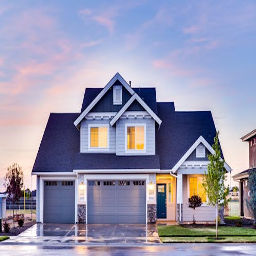
#> input picture resources/input1.jpg, 256 x 256 px
$ python FourierTransform.py
#> lines starting #> are read from the running program, lines starting #| are printed output that depends on the picture
import numpy as np
import os
import cv2 as cv2
import matplotlib.pyplot as plt
input_path = os.path.join("resources", "input1.jpg")

output_path = os.path.join(os.getcwd(), "results")
os.makedirs(output_path, exist_ok=True)

image = cv2.imread(input_path ,0)
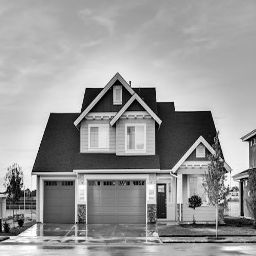
#> image: shape (256, 256); min 0, max 255, mean 152.3


def fourier_transform(image):
    """Perform the Fourier transform on the image."""
    f_transform = np.fft.fft2(image)
    f_shift = np.fft.fftshift(f_transform)
    return f_shift

def apply_gaussian_filter(f_shift, sigma=30):
    """Apply a Gaussian filter to the Fourier-transformed image."""
    rows, cols = f_shift.shape
    crows, ccol = rows // 2, cols // 2

    # Create Gaussian Mask
    x = np.linspace(-ccol, ccol, cols)
    y = np.linspace(-crows, crows, rows)
    x, y = np.meshgrid(x, y)

    gaussian_filter = np.exp(-(x**2 + y**2) / (2 * sigma**2))

    # Apply Gaussian filter
    f_shift_filtered = f_shift * gaussian_filter
    return f_shift_filtered, gaussian_filter

def inverse_fourier_transform(f_shift_filtered):
    """Apply the inverse Fourier transform to get the image back."""
    f_ishift = np.fft.ifftshift(f_shift_filtered)
    img_back = np.fft.ifft2(f_ishift)
    img_back = np.abs(img_back)
    return img_back

def remove_gaussian_filter(f_shift_filtered, gaussian_filter):
    """Remove the Gaussian filter from the Fourier-transformed image."""
    epsilon = 1e-10
    f_shift_recovered = f_shift_filtered / (gaussian_filter + epsilon)
    return f_shift_recovered

def display_images(original, magnitude_spectrum, filtered_image, recovered_image):
    """Display the original, filtered, and recovered images."""
    plt.figure(figsize=(12, 6))

    # Original Image
    plt.subplot(131)
    plt.imshow(original, cmap='gray')
    plt.title('Original Image')
    plt.axis('off')

    # Magnitude Spectrum after applying Gaussian filter
    plt.subplot(132)
    plt.imshow(magnitude_spectrum, cmap='gray')
    plt.title('Filtered Magnitude Spectrum')
    plt.axis('off')

    # Image after applying inverse Fourier Transform
    plt.subplot(133)
    plt.imshow(filtered_image, cmap='gray')
    plt.title('Gaussian Filtered Image')
    plt.axis('off')

    plt.show()

    # Display the Recovered Image
    plt.figure(figsize=(6, 6))
    plt.imshow(recovered_image, cmap='gray')
    plt.title('Recovered Image')
    plt.axis('off')
    plt.show()
def save_images(output_path, original, magnitude_spectrum, filtered_image, recovered_image):
    """Save the original, filtered, and recovered images."""
    plt.imsave(os.path.join(output_path, 'original_image.png'), original, cmap='gray')
    plt.imsave(os.path.join(output_path, 'magnitude_spectrum.png'), magnitude_spectrum, cmap='gray')
    plt.imsave(os.path.join(output_path, 'filtered_image.png'), filtered_image, cmap='gray')
    plt.imsave(os.path.join(output_path, 'recovered_image.png'), recovered_image, cmap='gray')

def process_image(image, sigma=30):
    """Complete process from Fourier transform to Gaussian filtering and recovery."""


    # Step 1: Fourier Transform
    f_shift = fourier_transform(image)

    # Step 2: Apply Gaussian Filter
    f_shift_filtered, gaussian_filter = apply_gaussian_filter(f_shift, sigma)

    # Step 3: Inverse Fourier Transform (to see the filtered image)
    filtered_image = inverse_fourier_transform(f_shift_filtered)

    # Step 4: Remove Gaussian Filter
    f_shift_recovered = remove_gaussian_filter(f_shift_filtered, gaussian_filter)

    # Step 5: Inverse Fourier Transform (to see the recovered image)
    recovered_image = inverse_fourier_transform(f_shift_recovered)

    # Display the results
    magnitude_spectrum = 20 * np.log(np.abs(f_shift_filtered))
    display_images(image, magnitude_spectrum, filtered_image, recovered_image)
    save_images(output_path, image, magnitude_spectrum, filtered_image, recovered_image)

# Call the function with the image path and sigma value
process_image(image, sigma=30)
#> in process_image, `f_shift_filtered, gaussian_filter = apply_gaussian_filter(f_shift, sig..`:
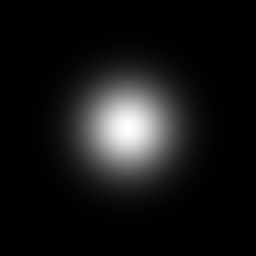
#> gaussian_filter: shape (256, 256) float64; min 1.24e-08, max 1, mean 0.0856
#> in inverse_fourier_transform, `img_back = np.abs(img_back)`:
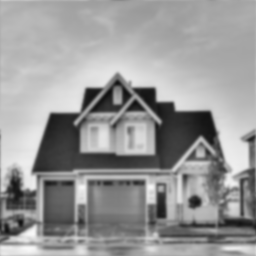
#> img_back: shape (256, 256) float64; min 16.1, max 248.5, mean 152.2
#> in process_image, `magnitude_spectrum = 20 * np.log(np.abs(f_shift_filtered))`:
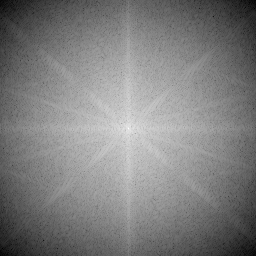
#> magnitude_spectrum: shape (256, 256) float64; min -243.9, max 322.3, mean 37; drawn with min black and max white

$ run again, with resources/input.jpg copied over resources/input1.jpg
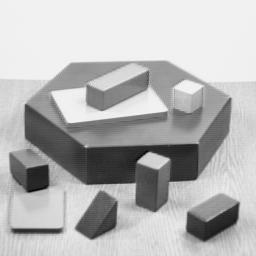
#> input picture resources/input.jpg, 256 x 256 px
#> image is the input picture: shape (256, 256); min 0, max 252, mean 182.8
#> in process_image, `magnitude_spectrum = 20 * np.log(np.abs(f_shift_filtered))`:
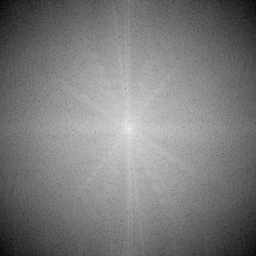
#> magnitude_spectrum: shape (256, 256) float64; min -290.9, max 326, mean 8.1; drawn with min black and max white
#> in display_images, `plt.show()`:
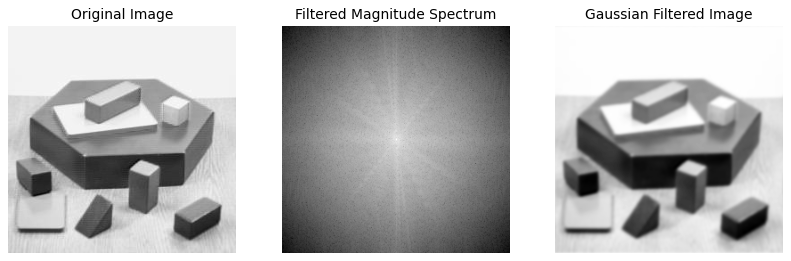
#> figure drawn by matplotlib, 3 panels
